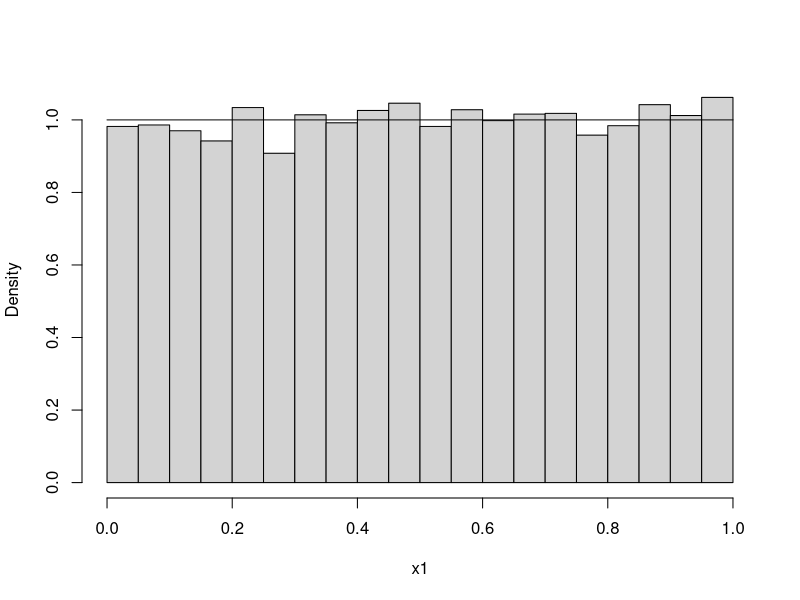
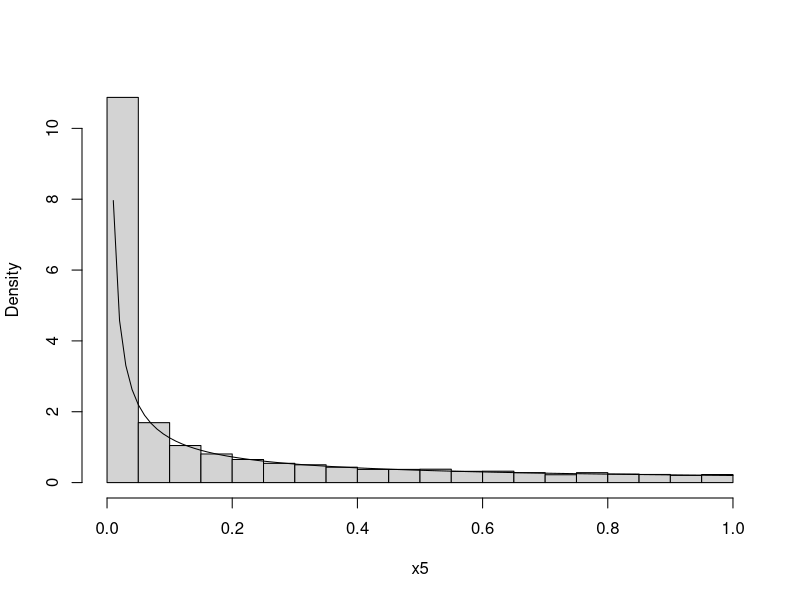
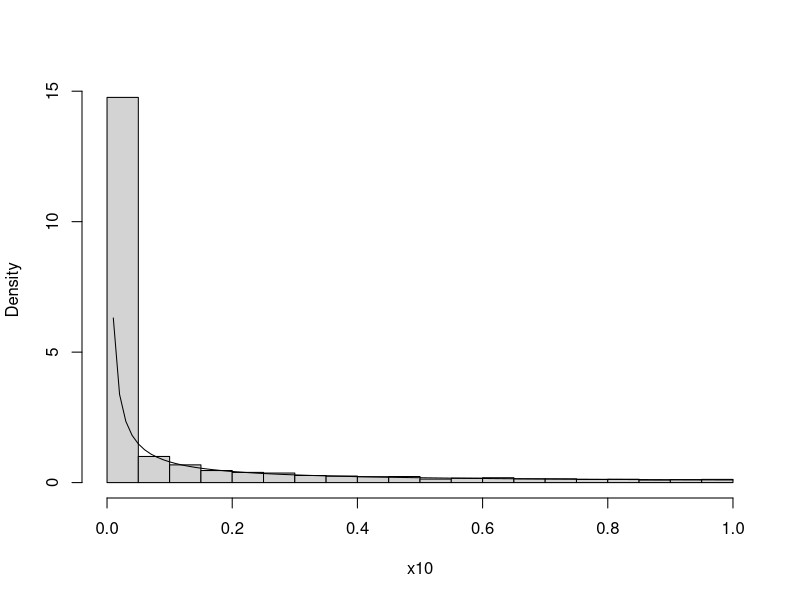

The R source for these figures, in order:
#The inverse function is F^-1(x) = x^\theta for x \in [0, 1]. 


# Inverse Transform Function ----------------------------------------------

#This function take in a vector of U[0, 1] numbers and a value for theta
#and returns samples from the distributions 1/theta x^{(1-theta)/theta}. 

inverse.transform.function <- function(u, theta){
  
  #Transform using inverse distribution function
  x <- u^theta

  return(x)  
}



#Generate random uniform samples
u <- runif(10000)

#Generate samples from required distribution
x1 <- inverse.transform.function(u, 1)
x5 <- inverse.transform.function(u, 5)
x10 <- inverse.transform.function(u, 10)

#Plot results
X <- seq(0, 1, 0.01)
hist(x1, freq = FALSE, main = "", breaks = 20)
lines(X, rep(1, length(X)))

#Plot results
X <- seq(0, 1, 0.01)
hist(x5, freq = FALSE, main = "", breaks = 20)
lines(X, 0.2*X^-0.8)

#Plot results
X <- seq(0, 1, 0.01)
hist(x10, freq = FALSE, main = "", breaks = 20)
lines(X, 0.1*X^-0.9)
